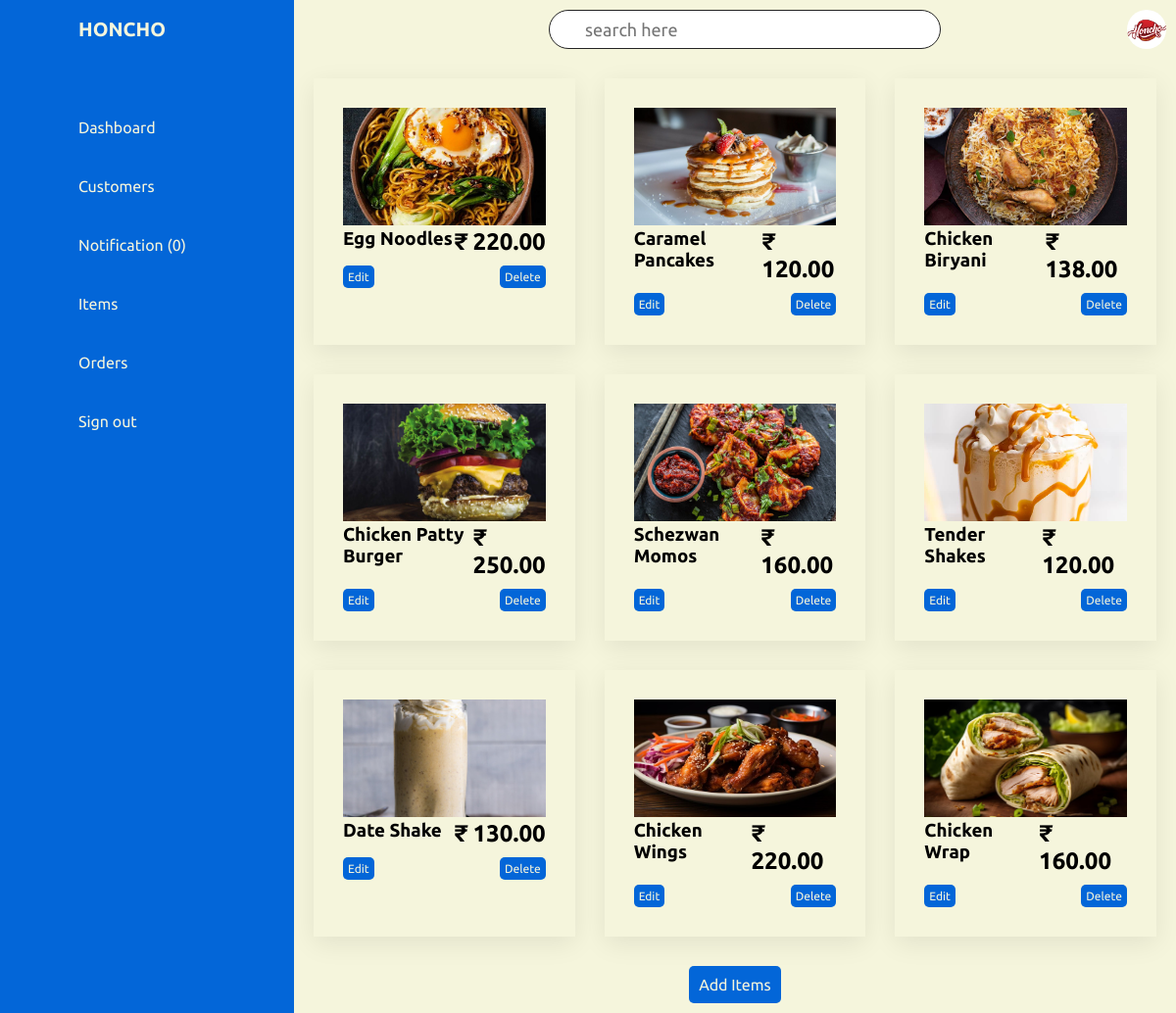
The app's page /items/ (signed in) with its own data.
### FOOD_APP/models.py (models this page shows)
class Food_items(models.Model):
    item_name = models.CharField(max_length=30, null=True, blank=True)
    item_code = models.CharField(max_length=10, null=True, blank=True)
    category = models.CharField(max_length=30, null=True, blank=True)
    description = models.CharField(max_length=40, null=True, blank=True)
    image = models.ImageField(null=True, blank=True, upload_to="images/")
    price = models.DecimalField(decimal_places=2, max_digits=7, null=True, blank=True)
    old_price = models.DecimalField(decimal_places=2, max_digits=7, null=True, blank=True)

### FOOD_APP/views.py (the view)
# urls.py: path('items/', views.All_items, name='items'),
@login_required
def All_items(request):
    items = Food_items.objects.all()
    count = Notification.objects.filter(user=request.user.id, read=False).count()
    return render(request, 'items.html', locals())

### templates/items.html (shortened to what this page needs)
<!DOCTYPE html>
{% load static%}
<html lang="en">
<head>
    <link rel="stylesheet" href="{% static 'css/admin.css'%}">
</head>
<body>
    <div class="container">
        <div class="navigation">
            <ul>
                <li>
                    <a href="#">
                        <span class="icon"></span>
                        <span class="title">HONCHO</span>
                    </a>
                </li>
                <li>
                    <a href="{% url 'Admin_Dashboard' %}">
                        <span class="icon"></span>
                        <span class="title">Dashboard</span>
                    </a>
                </li>
                <li>
                    <a href="{% url 'Users_ds' %}">
                        <span class="icon"></span>
                        <span class="title">Customers</span>
                    </a>
                </li>
                <li>
                    <a href="{% url 'Admin_Notification' %}">
                        <span class="icon"></span>
                        <span class="title">Notification  ({{ count }})</span>
                    </a>
                </li>
                <li>
                    <a href="{% url 'items' %}">
                        <span class="icon"></span>
                        <span class="title">Items</span>
                    </a>
                </li>
                 <li>
                    <a href="{% url 'Order_ds' %}">
                        <span class="icon"></span>
                        <span class="title">Orders</span>
                    </a>
                </li>
                <li>
                    <a href="{% url 'logout' %}">
                        <span class="icon"></span>
                        <span class="title">Sign out</span>
                    </a>
                </li>
            </ul>
        </div>
        <div class="main">
            <div class="topbar">
                <div class="toggle">
                </div>
                <div class="search">
                    <label>
                        <input type="text" placeholder="search here">
                    </label>
                </div>
                <div class="user">
                    <img src="{% static 'images/logo.jpeg'%}" alt="">
                </div>
            </div>
            <div class="cardbox">
                {% for i in items %}
                <div class="card item">
                    <div class="image">
                        <img src="{{ i.image.url }}" alt="">
                    </div>
                    <div class="detail">
                        <h3>{{ i.item_name }}</h3>
                        <h2>₹ {{ i.price }}</h2>
                    </div>
                    <div class="update">
                        <a href="/edit_item/{{ i.id }}">Edit</a>
                        <a href="/delete_item/{{ i.id }}">Delete</a>
                    </div>
                </div>
                {% endfor %}
            </div>
            <div class="add">
                <a href="{% url 'add_item' %}">Add Items</a>
            </div>
        </div>
    </div>
</body>
</html>

### static/css/admin.css (style rules this page uses)
* { margin: 0; padding: 0; box-sizing: border-box; font-family: 'Ubuntu', sans-serif; }
.container { position: relative; width: 100%; }
.navigation { position: fixed; width: 300px; height: 100%; background-color: rgb(3, 102, 216); border-left: 10px solid rgb(3, 102, 216);; transition: 0.5s; overflow: hidden; }
.navigation ul { position: absolute; top: 0; left: 0; width: 100%; }
.navigation ul li { position: relative; width: 100%; list-style: none; border-top-left-radius: 30px; border-bottom-left-radius: 30px; }
.navigation ul li:nth-child(1) { margin-bottom: 40px; pointer-events: none; font-size: 20px; font-weight: 600; }
.navigation ul li a { position: relative; display: block; width: 100%; display: flex; text-decoration: none; color: beige; }
.navigation ul li a .icon { position: relative; display: block; min-width: 60px; height: 60px; line-height: 70px; text-align: center; }
.navigation ul li a .title { position: relative; display: block; padding: 0 10px; line-height: 60px; text-align: start; white-space: nowrap; }
.main { position: absolute; width: calc(100% - 300px); left: 300px; min-height: 100vh; background: beige; transition: 0.5s; }
.topbar { width: 100%; height: 60px; display: flex; justify-content: space-between; align-items: center; padding: 0 10px; }
.toggle { position: relative; top: 0; width: 60px; height: 60px; display: flex; justify-content: center; align-items: center; font-size: 2.5em; cursor: pointer; }
.search { position: relative; width: 400px; margin: 0 10px; }
.search label { position: relative; width: 100%; }
.search label input { width: 100%; height: 40px; border-radius: 40px; padding: 5px 36px; font-size: 18px; outline: none; border: 1px solid rgb(36, 36, 36); }
.user { position: relative; width: 40px; height: 40px; border-radius: 50%; overflow: hidden; cursor: pointer; }
.user img { position: absolute; top: 0; left: 0; width: 100%; height: 100%; object-fit: cover; }

### templates/items.html (style rules this page uses)
.cardbox { position: relative; width: 100%; padding: 20px; display: grid; grid-template-columns: repeat(3,1fr); grid-gap: 30px; }
.cardbox .item { position: relative; background: beige; padding: 30px; border-radius: 20; cursor: pointer; box-shadow: 0 7px 25px rgba(0,0,0,0.08); }
.card img { width: 100%; height: 120px; object-fit: cover; }
.card .detail { display: flex; flex-direction: row; justify-content: space-between; }
.add { position: relative; width: 100%; text-align: center; margin-top: 10px; margin-top: 20px; margin-bottom: 20px; }
.add a { text-decoration: none; color:beige; background: rgb(3, 102, 216); padding:10px; border-radius: 5px; }
.update { display: flex; flex-direction: row; justify-content: space-between; }
.update a { margin-top: 10px; text-decoration: none; padding: 5px; background-color: rgb(3, 102, 216); color: beige; font-size: 12px; border-radius: 5px; }

### records on screen
Food_items: image (picture), item_name "Egg Noodles", price "220.00"
Food_items: image (picture), item_name "Caramel Pancakes", price "120.00"
Food_items: image (picture), item_name "Chicken Biryani", price "138.00"
Food_items: image (picture), item_name "Chicken Patty Burger", price "250.00"
Food_items: image (picture), item_name "Schezwan Momos", price "160.00"
Food_items: image (picture), item_name "Tender Shakes", price "120.00"
Food_items: image (picture), item_name "Date Shake", price "130.00"
Food_items: image (picture), item_name "Chicken Wings", price "220.00"
Food_items: image (picture), item_name "Chicken Wrap", price "160.00"

### other values on screen
{{ count }} "0"
